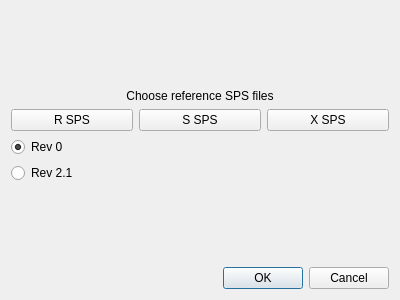
<?xml version="1.0" encoding="UTF-8"?>
<ui version="4.0">
 <class>SPSDialog</class>
 <widget class="QDialog" name="SPSDialog">
  <property name="geometry">
   <rect>
    <x>0</x>
    <y>0</y>
    <width>400</width>
    <height>300</height>
   </rect>
  </property>
  <property name="windowTitle">
   <string>Dialog</string>
  </property>
  <property name="modal">
   <bool>true</bool>
  </property>
  <layout class="QGridLayout" name="gridLayout">
   <item row="0" column="0">
    <layout class="QVBoxLayout" name="verticalLayout">
     <item>
      <spacer name="verticalSpacer_2">
       <property name="orientation">
        <enum>Qt::Vertical</enum>
       </property>
       <property name="sizeHint" stdset="0">
        <size>
         <width>20</width>
         <height>40</height>
        </size>
       </property>
      </spacer>
     </item>
     <item>
      <widget class="QLabel" name="label">
       <property name="text">
        <string>Choose reference SPS files</string>
       </property>
       <property name="alignment">
        <set>Qt::AlignCenter</set>
       </property>
      </widget>
     </item>
     <item>
      <layout class="QHBoxLayout" name="horizontalLayout">
       <item>
        <widget class="QPushButton" name="r_sps">
         <property name="text">
          <string>R SPS</string>
         </property>
        </widget>
       </item>
       <item>
        <widget class="QPushButton" name="s_sps">
         <property name="text">
          <string>S SPS</string>
         </property>
        </widget>
       </item>
       <item>
        <widget class="QPushButton" name="x_sps">
         <property name="text">
          <string>X SPS</string>
         </property>
        </widget>
       </item>
      </layout>
     </item>
     <item>
      <layout class="QHBoxLayout" name="horizontalLayout_2">
       <item>
        <layout class="QVBoxLayout" name="verticalLayout_2">
         <item>
          <widget class="QRadioButton" name="rev_0">
           <property name="text">
            <string>Rev 0</string>
           </property>
           <property name="checked">
            <bool>true</bool>
           </property>
           <attribute name="buttonGroup">
            <string notr="true">buttonGroup</string>
           </attribute>
          </widget>
         </item>
         <item>
          <widget class="QRadioButton" name="rev_21">
           <property name="text">
            <string>Rev 2.1</string>
           </property>
           <attribute name="buttonGroup">
            <string notr="true">buttonGroup</string>
           </attribute>
          </widget>
         </item>
        </layout>
       </item>
      </layout>
     </item>
     <item>
      <spacer name="verticalSpacer">
       <property name="orientation">
        <enum>Qt::Vertical</enum>
       </property>
       <property name="sizeHint" stdset="0">
        <size>
         <width>20</width>
         <height>40</height>
        </size>
       </property>
      </spacer>
     </item>
     <item>
      <widget class="QDialogButtonBox" name="buttonBox">
       <property name="orientation">
        <enum>Qt::Horizontal</enum>
       </property>
       <property name="standardButtons">
        <set>QDialogButtonBox::Cancel|QDialogButtonBox::Ok</set>
       </property>
      </widget>
     </item>
    </layout>
   </item>
  </layout>
 </widget>
 <resources/>
 <connections>
  <connection>
   <sender>buttonBox</sender>
   <signal>rejected()</signal>
   <receiver>SPSDialog</receiver>
   <slot>reject()</slot>
   <hints>
    <hint type="sourcelabel">
     <x>316</x>
     <y>260</y>
    </hint>
    <hint type="destinationlabel">
     <x>286</x>
     <y>274</y>
    </hint>
   </hints>
  </connection>
  <connection>
   <sender>buttonBox</sender>
   <signal>accepted()</signal>
   <receiver>SPSDialog</receiver>
   <slot>accept()</slot>
   <hints>
    <hint type="sourcelabel">
     <x>248</x>
     <y>254</y>
    </hint>
    <hint type="destinationlabel">
     <x>157</x>
     <y>274</y>
    </hint>
   </hints>
  </connection>
 </connections>
 <buttongroups>
  <buttongroup name="buttonGroup"/>
 </buttongroups>
</ui>
